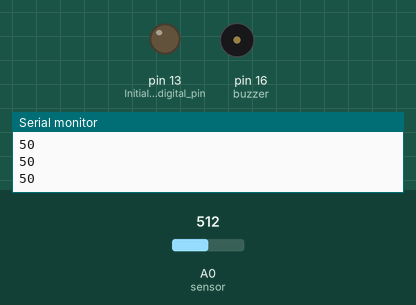
A sketch run on a simulated Arduino Uno, built with avr-gcc and run on an emulated ATmega328P. On the bench: output pins drawn as LEDs (lit = HIGH), buzzer (waves = sounding, pin HIGH), the last lines printed to the serial monitor. The inputs (shaded band) are chosen by the test bench; at power-on: A0 (sensor) = 512.

Above: at 1.2 s.
1.3 s: A0 (sensor) set to 494
At 2.5 s:
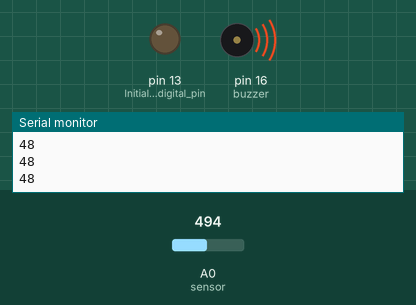
2.8 s: A0 (sensor) set to 716
At 4.0 s:
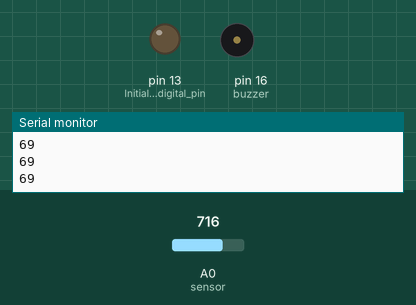
4.3 s: A0 (sensor) set to 511
At 5.4 s:
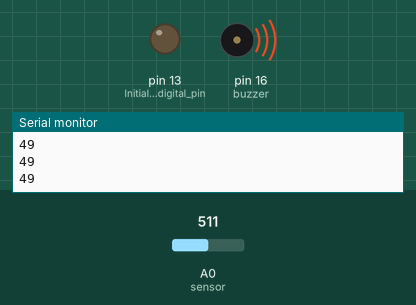
Timing chart, 0 to 7.3 s (numbered marks = the images above; inputs shaded):
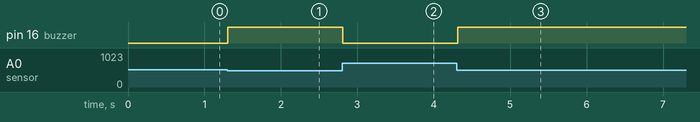

The sketch:

Water_level_Sensor.ino
```cpp
/*
 * Simple LED and LDR control sequence
 * @author Mohamad ChamanMotlagh 9631018
 * @author Mohamad Jabbari Zadehgan 9631015
*/


#define sensor A0    // water_level_sensor input
#define buzzer 16 // Buzzer output

// Scaling values
#define rMin 0
#define rMax 1024
#define tMin 0
#define tMax 100


void setup() {
    Serial.begin(9600);
    pinMode(sensor, INPUT);              // Initializing analog pin sensor as an INPUT.
    pinMode(LED_BUILTIN, OUTPUT);    // Initializing digital pin LED_BUILTIN as an output.
}

void loop() {
  int scaledValue = scaleNumber(analogRead(sensor)); // Reading value and then scaling it
  Serial.println(scaledValue);
  controlBuzzer( (float) scaledValue / 100 );
}

int scaleNumber(int number){
  float m = (float) number;
  int result = ((m - rMin) / (rMax - rMin)) * (tMax - tMin) + tMin;
  return result;
}

void controlBuzzer(float dutyCycle){
    analogWrite(buzzer, 255 - (dutyCycle * 255)); // PWM on Buzzer ouput
    delay(100);
}
```

Measured:
- the behaviour switches between 512 and 511 on A0 (sensor) (found by bisection; images 0 and 1)
- after the input at 1.3 s, pin 16 (buzzer): LOW → HIGH at once
- after the input at 2.8 s, pin 16 (buzzer): HIGH → LOW at once
- after the input at 4.3 s, pin 16 (buzzer): LOW → HIGH at once
